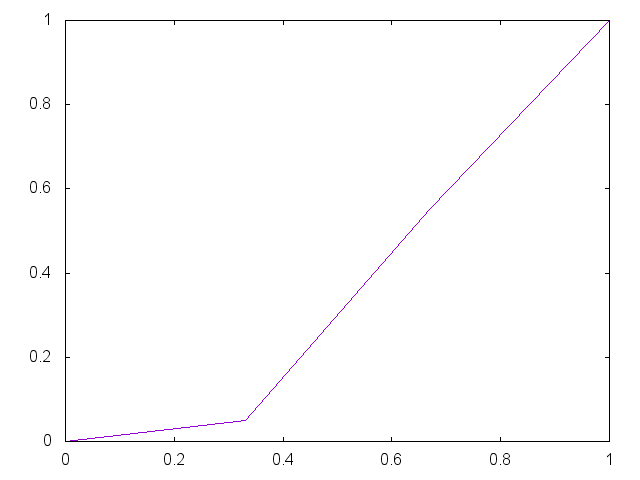

Here is the gnuplot script that generated this plot:


set term png

set output "generate/static/generate/unique-0.05-0.55.png"
plot '-' smooth unique notitle
0 0
0.33 0.05
0.67 0.55 
1 1
e

reset;
